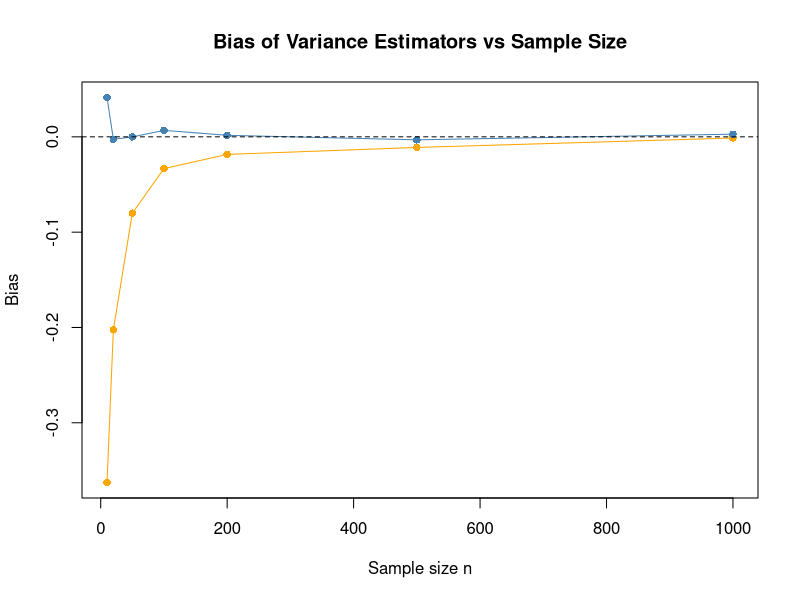

Source code (R):
## ---- chunk 1
set.seed(42)
n <- 5000
mu <- 10
sigma_squared <- 4
sigma <- sqrt(sigma_squared)
dataset <- rnorm(n, mean = mu, sd = sigma)
head(dataset)
cat("Population Mean (mu):", mu, "\n")
cat("Population Variance (sigma_squared):", sigma_squared, "\n")
sample_mean <- mean(dataset)
sample_variance <- var(dataset)
cat("Sample Mean:", sample_mean, "\n")
cat("Sample Variance:", sample_variance, "\n")
## ---- chunk 2
# σ_n^
sigma2_n <- mean((dataset - sample_mean)^2)

# σ_{n-1}^2
sigma2_n1 <- sum((dataset - sample_mean)^2) / (n - 1)

cat("sigma2_n   =", sigma2_n,  "\n")
cat("sigma2_n-1 =", sigma2_n1, "\n")

## ---- chunk 3
bias_sigma_n   <- sigma2_n  - sigma_squared
bias_sigma_n1  <- sigma2_n1 - sigma_squared

cat("Bias(sigma_n^2)   =", bias_sigma_n,  "\n")
cat("Bias(sigma_n-1^2) =", bias_sigma_n1, "\n")

## ---- chunk 4
set.seed(42)

# true variance
sigma2_true <- 4
sigma <- sqrt(sigma2_true)
mu <- 10

# sample sizes
ns <- c(10, 20, 50, 100, 200, 500, 1000)

# number of simulations
S <- 5000

bias_n <- numeric(length(ns))
bias_n1 <- numeric(length(ns))

for (i in seq_along(ns)) {
  n <- ns[i]
  
  # simulate S samples of size n
  X <- matrix(rnorm(S * n, mean = mu, sd = sigma), nrow = S)
  
  means <- rowMeans(X)
  
  # biased estimator: divide by n
  sigma2_n <- rowMeans((X - means)^2)
  
  # unbiased estimator: divide by n - 1
  sigma2_n1 <- rowSums((X - means)^2) / (n - 1)
  
  bias_n[i]  <- mean(sigma2_n  - sigma2_true)
  bias_n1[i] <- mean(sigma2_n1 - sigma2_true)
}

# plot
plot(
  ns, bias_n, type = "o", pch = 16, col = "orange",
  xlab = "Sample size n", ylab = "Bias",
  main = "Bias of Variance Estimators vs Sample Size",
  ylim = range(c(bias_n, bias_n1, 0))
)
lines(ns, bias_n1, type = "o", pch = 16, col = "steelblue")

abline(h = 0, lty = 2)

